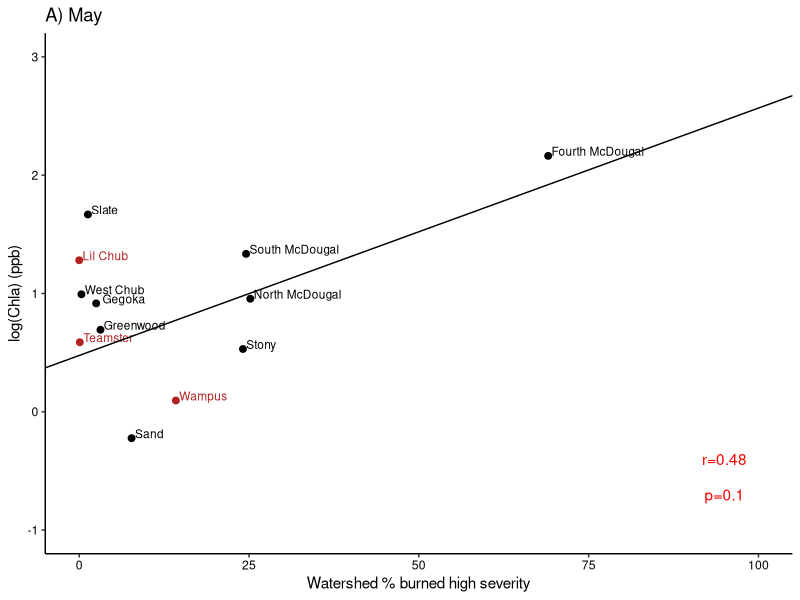
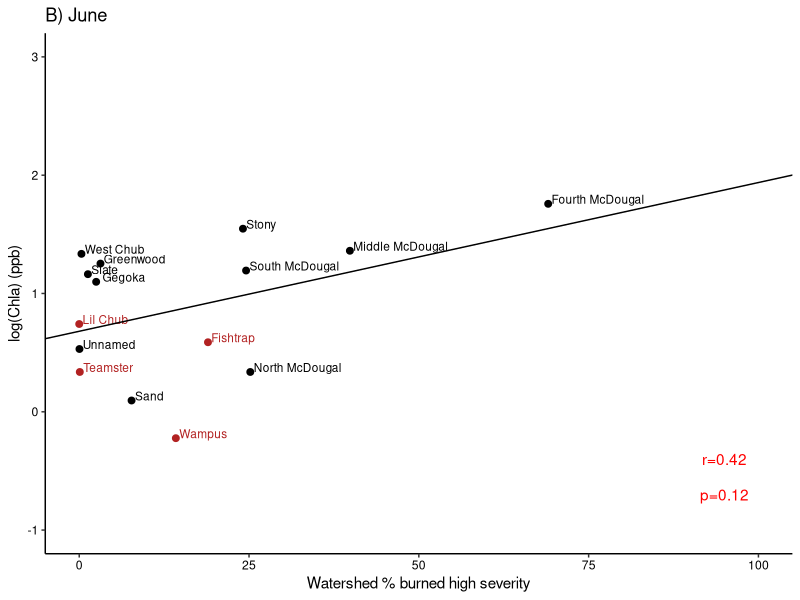
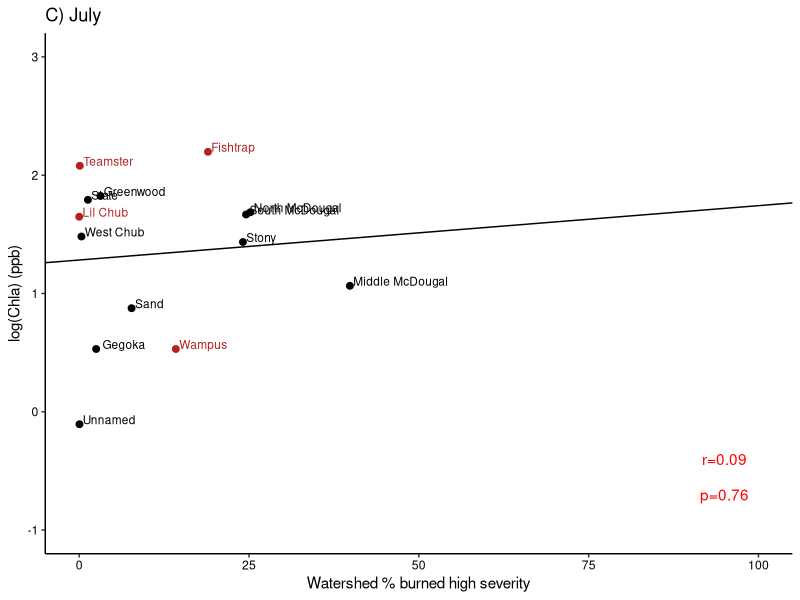
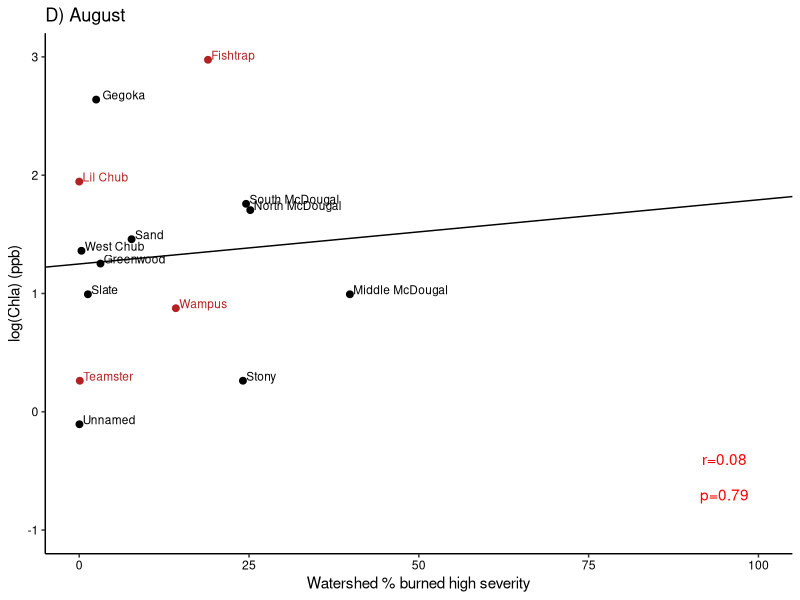
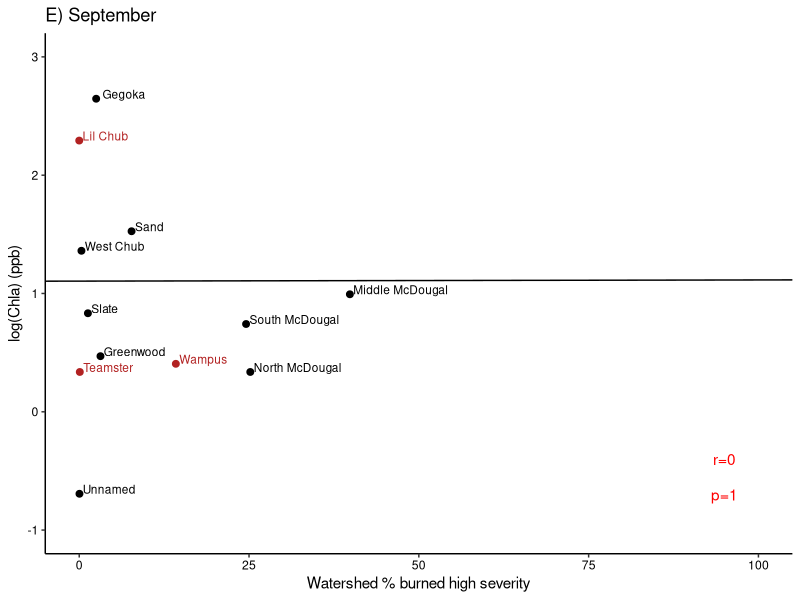
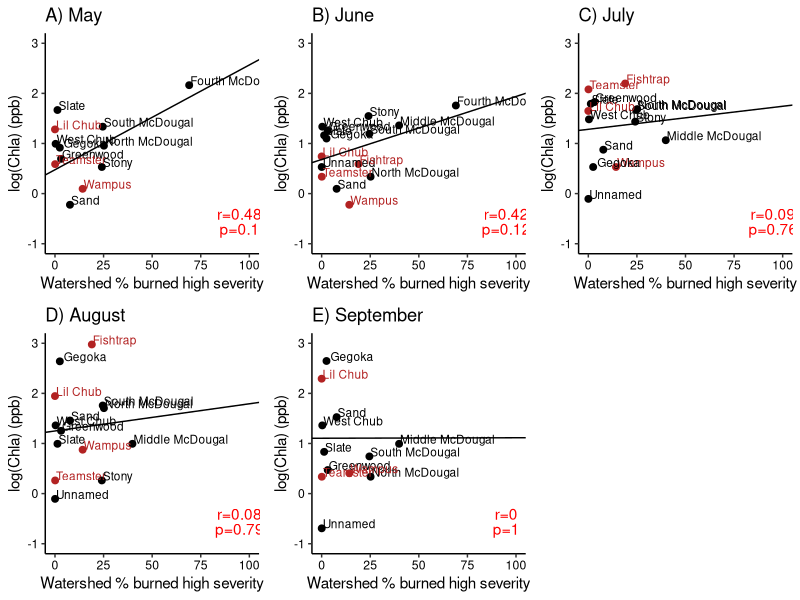
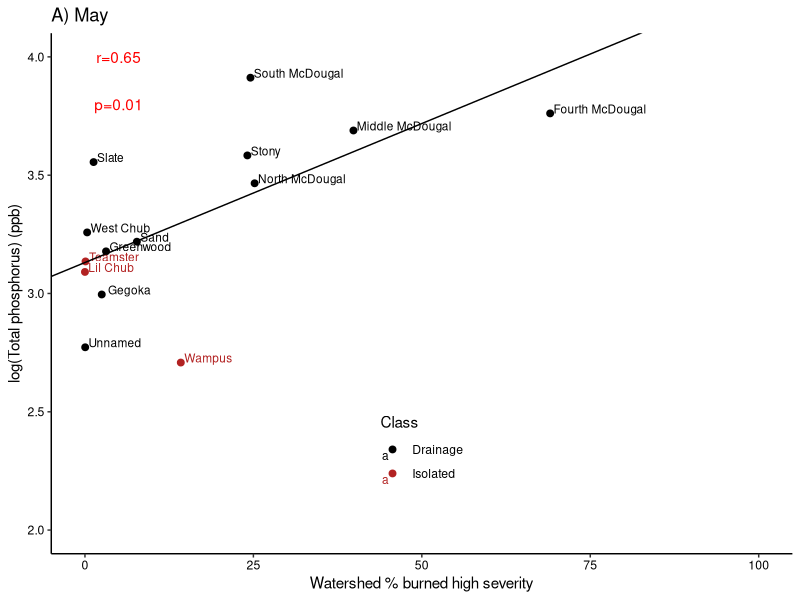
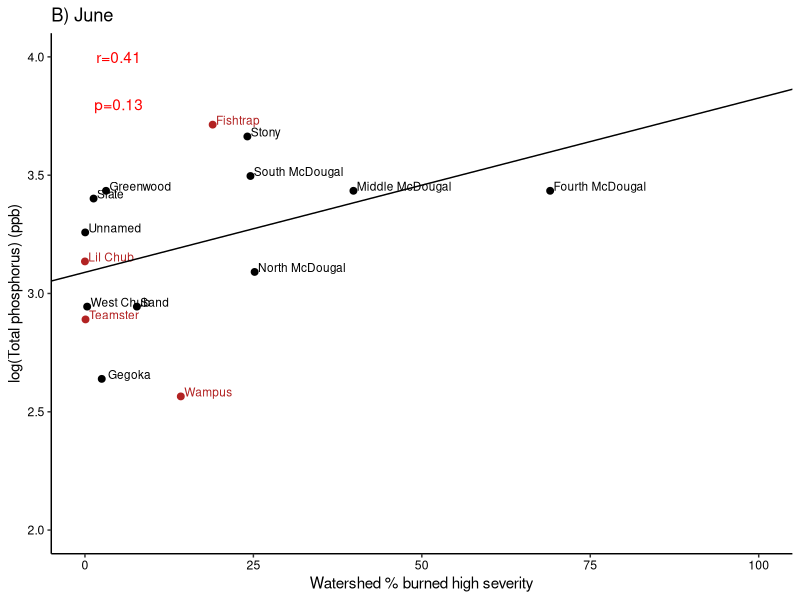

Recreate these plots in R, in order.
####################### Water quality/fire gradient analysis ##################
# Date: 10-25-22
# updated: 11-14-22; added TN/TP ratios
# Author: Ian McCullough, immccull@gmail.com
###############################################################################

#### R libraries ####
library(ggplot2)
library(gridExtra)

#### Input data ####
setwd("C:/Users/immcc/Documents/SplashNBurn")

# water quality
waterquality <- read.csv("Data/WaterQuality/combined_lab_field_may_sep.csv")

# burn severity variables
burn_severity <- read.csv("Data/BurnSeverity/Ian_calculations/all_burn_severity_variables.csv")

#### D-fine functions ####
g_legend <- function(a.gplot){ 
  tmp <- ggplot_gtable(ggplot_build(a.gplot)) 
  leg <- which(sapply(tmp$grobs, function(x) x$name) == "guide-box") 
  legend <- tmp$grobs[[leg]] 
  legend
} 

##### Main program #####
# how correlated are burn severity variables?
# seems could use total watershed % burned if you had to pick one variable
cor(burn_severity, method='pearson', use='pairwise.complete.obs')
cor(burn_severity, method='spearman', use='pairwise.complete.obs')
corPearson_df <- as.data.frame(cor(burn_severity, method='pearson', use='pairwise.complete.obs'))
corPearson_df_total <- as.data.frame(corPearson_df$ws_vbs_total_burn_pct)
colnames(corPearson_df_total) <- 'ws_vbs_total_burn_pct'
rownames(corPearson_df_total) <- rownames(corPearson_df)

## prepare individual months
waterquality$logSecchi <- log(waterquality$SecchiDepth_m)
waterquality$logTNTP <- log(waterquality$TNTP)

# May
mayWQ <- subset(waterquality, Month_factor=='May')
mayWQ_fire <- merge(mayWQ, burn_severity, by='lagoslakeid')

cormayWQ_fire <- as.data.frame(t(cor(mayWQ_fire[, unlist(lapply(mayWQ_fire, is.numeric))], use='pairwise.complete.obs')))[,c(1:11)] 

# June
juneWQ <- subset(waterquality, Month_factor=='Jun')
juneWQ_fire <- merge(juneWQ, burn_severity, by='lagoslakeid')

corjuneWQ_fire <- as.data.frame(cor(juneWQ_fire[, unlist(lapply(juneWQ_fire, is.numeric))], use='pairwise.complete.obs'))[,c(1:11)] 

# July
julyWQ <- subset(waterquality, Month_factor=='Jul')
julyWQ_fire <- merge(julyWQ, burn_severity, by='lagoslakeid')

corjulyWQ_fire <- as.data.frame(cor(julyWQ_fire[, unlist(lapply(julyWQ_fire, is.numeric))], use='pairwise.complete.obs'))[,c(1:11)] 

# Aug
augWQ <- subset(waterquality, Month_factor=='Aug')
augWQ_fire <- merge(augWQ, burn_severity, by='lagoslakeid')

coraugWQ_fire <- as.data.frame(cor(augWQ_fire[, unlist(lapply(augWQ_fire, is.numeric))], use='pairwise.complete.obs'))[,c(1:11)] 

# Sep
sepWQ <- subset(waterquality, Month_factor=='Sep')
sepWQ_fire <- merge(sepWQ, burn_severity, by='lagoslakeid')

corsepWQ_fire <- as.data.frame(cor(sepWQ_fire[, unlist(lapply(sepWQ_fire, is.numeric))], use='pairwise.complete.obs'))[,c(1:11)] 

## prepare lake names without word lake and bring in LAGOS attribute data
mayWQ_fire$LakeName <- gsub(paste('Lake',collapse='|'),"",mayWQ_fire$Site)
juneWQ_fire$LakeName <- gsub(paste('Lake',collapse='|'),"",juneWQ_fire$Site)
julyWQ_fire$LakeName <- gsub(paste('Lake',collapse='|'),"",julyWQ_fire$Site)
augWQ_fire$LakeName <- gsub(paste('Lake',collapse='|'),"",augWQ_fire$Site)
sepWQ_fire$LakeName <- gsub(paste('Lake',collapse='|'),"",sepWQ_fire$Site)

#### Gradient plots ####

## Chlorophyll-a
# set variables and plotting parameters for all plots
wqvar <- 'logChloro'
firevar <- 'ws_vbs_High_pct'
#firevar <- 'ws_vbs_total_burn_pct'
colorvar <- 'ConnClass'
labelvar <- 'LakeName'
xlimz <- c(0,100)
ylimz <- c(-1,3)
xlabb <- 'Watershed % burned high severity'
#xlabb <- 'Watershed % burned'
ylabb <- 'log(Chla) (ppb)'
rvalx <- 95
rvaly <- -0.4
pvalx <- 95
pvaly <- -0.7

# May
plotcor <- cor.test(mayWQ_fire[,wqvar], mayWQ_fire[,firevar], method='pearson')
rval <- round(plotcor$estimate, 2)
pval <- round(plotcor$p.value, 2)
plotlm <- lm(mayWQ_fire[,wqvar] ~ mayWQ_fire[,firevar])
plotMay <- ggplot(data=mayWQ_fire, aes_string(x=firevar, y=wqvar, color=colorvar, label=labelvar))+
  ggtitle('A) May')+
  geom_point(size=2)+ 
  geom_text(hjust=0, vjust=0, size=3, nudge_x=0.5)+
  #geom_smooth(method='lm')+ separate lines for isolated and drainage
  geom_abline(slope = coef(plotlm)[2], 
              intercept = coef(plotlm)[["(Intercept)"]])+
  #geom_vline(xintercept=25, linetype='dashed')+
  annotate(geom="text", x=rvalx, y=rvaly, label=paste0("r=",rval),
           color="red")+
  annotate(geom="text", x=pvalx, y=pvaly, label=paste0("p=",pval),
           color="red")+
  theme_classic()+
  scale_x_continuous(limits=xlimz, name=xlabb)+
  scale_y_continuous(limits=ylimz, name=ylabb)+
  theme(axis.text.x = element_text(color='black'),
        axis.text.y=element_text(color='black'),
        legend.position=c('none'))+ #0.5,0.2
  scale_color_manual("Class", values=c('black','firebrick'), labels=c('Drainage','Isolated'))
plotMay

# June
plotcor <- cor.test(juneWQ_fire[,wqvar], juneWQ_fire[,firevar], method='pearson')
rval <- round(plotcor$estimate, 2)
pval <- round(plotcor$p.value, 2)
plotlm <- lm(juneWQ_fire[,wqvar] ~ juneWQ_fire[,firevar])
plotJun <- ggplot(data=juneWQ_fire, aes_string(x=firevar, y=wqvar, color=colorvar, label=labelvar))+
  ggtitle('B) June')+
  geom_point(size=2)+ 
  geom_text(hjust=0, vjust=0, size=3, nudge_x=0.5)+
  #geom_smooth(method='lm')+ separate lines for isolated and drainage
  geom_abline(slope = coef(plotlm)[2], 
              intercept = coef(plotlm)[["(Intercept)"]])+
  #geom_vline(xintercept=25, linetype='dashed')+
  annotate(geom="text", x=rvalx, y=rvaly, label=paste0("r=",rval),
           color="red")+
  annotate(geom="text", x=pvalx, y=pvaly, label=paste0("p=",pval),
           color="red")+
  theme_classic()+
  scale_x_continuous(limits=xlimz, name=xlabb)+
  scale_y_continuous(limits=ylimz, name=ylabb)+
  theme(axis.text.x = element_text(color='black'),
        axis.text.y=element_text(color='black'),
        legend.position=c('none'))+
  scale_color_manual("Class", values=c('black','firebrick'), labels=c('Drainage','Isolated'))
plotJun

# July
plotcor <- cor.test(julyWQ_fire[,wqvar], julyWQ_fire[,firevar], method='pearson')
rval <- round(plotcor$estimate, 2)
pval <- round(plotcor$p.value, 2)
plotlm <- lm(julyWQ_fire[,wqvar] ~ julyWQ_fire[,firevar])
plotJul <- ggplot(data=julyWQ_fire, aes_string(x=firevar, y=wqvar, color=colorvar, label=labelvar))+
  ggtitle('C) July')+
  geom_point(size=2)+ 
  geom_text(hjust=0, vjust=0, size=3, nudge_x=0.5)+
  #geom_smooth(method='lm')+ separate lines for isolated and drainage
  geom_abline(slope = coef(plotlm)[2], 
              intercept = coef(plotlm)[["(Intercept)"]])+
  #geom_vline(xintercept=25, linetype='dashed')+
  annotate(geom="text", x=rvalx, y=rvaly, label=paste0("r=",rval),
           color="red")+
  annotate(geom="text", x=pvalx, y=pvaly, label=paste0("p=",pval),
           color="red")+
  theme_classic()+
  scale_x_continuous(limits=xlimz, name=xlabb)+
  scale_y_continuous(limits=ylimz, name=ylabb)+
  theme(axis.text.x = element_text(color='black'),
        axis.text.y=element_text(color='black'),
        legend.position=c('none'))+
  scale_color_manual("Class", values=c('black','firebrick'), labels=c('Drainage','Isolated'))
plotJul

# August
plotcor <- cor.test(augWQ_fire[,wqvar], augWQ_fire[,firevar], method='pearson')
rval <- round(plotcor$estimate, 2)
pval <- round(plotcor$p.value, 2)
plotlm <- lm(augWQ_fire[,wqvar] ~ augWQ_fire[,firevar])
plotAug <- ggplot(data=augWQ_fire, aes_string(x=firevar, y=wqvar, color=colorvar, label=labelvar))+
  ggtitle('D) August')+
  geom_point(size=2)+ 
  geom_text(hjust=0, vjust=0, size=3, nudge_x=0.5)+
  #geom_smooth(method='lm')+ separate lines for isolated and drainage
  geom_abline(slope = coef(plotlm)[2], 
              intercept = coef(plotlm)[["(Intercept)"]])+
  #geom_vline(xintercept=25, linetype='dashed')+
  annotate(geom="text", x=rvalx, y=rvaly, label=paste0("r=",rval),
           color="red")+
  annotate(geom="text", x=pvalx, y=pvaly, label=paste0("p=",pval),
           color="red")+
  theme_classic()+
  scale_x_continuous(limits=xlimz, name=xlabb)+
  scale_y_continuous(limits=ylimz, name=ylabb)+
  theme(axis.text.x = element_text(color='black'),
        axis.text.y=element_text(color='black'),
        legend.position=c('none'))+
  scale_color_manual("Class", values=c('black','firebrick'), labels=c('Drainage','Isolated'))
plotAug

# September
plotcor <- cor.test(sepWQ_fire[,wqvar], sepWQ_fire[,firevar], method='pearson')
rval <- round(plotcor$estimate, 2)
pval <- round(plotcor$p.value, 2)
plotlm <- lm(sepWQ_fire[,wqvar] ~ sepWQ_fire[,firevar])
plotSep <- ggplot(data=sepWQ_fire, aes_string(x=firevar, y=wqvar, color=colorvar, label=labelvar))+
  ggtitle('E) September')+
  geom_point(size=2)+ 
  geom_text(hjust=0, vjust=0, size=3, nudge_x=0.5)+
  #geom_smooth(method='lm')+ separate lines for isolated and drainage
  geom_abline(slope = coef(plotlm)[2], 
              intercept = coef(plotlm)[["(Intercept)"]])+
  #geom_vline(xintercept=25, linetype='dashed')+
  annotate(geom="text", x=rvalx, y=rvaly, label=paste0("r=",rval),
           color="red")+
  annotate(geom="text", x=pvalx, y=pvaly, label=paste0("p=",pval),
           color="red")+
  theme_classic()+
  scale_x_continuous(limits=xlimz, name=xlabb)+
  scale_y_continuous(limits=ylimz, name=ylabb)+
  theme(axis.text.x = element_text(color='black'),
        axis.text.y=element_text(color='black'),
        legend.position=c('none'))+
  scale_color_manual("Class", values=c('black','firebrick'), labels=c('Drainage','Isolated'))
plotSep

grid.arrange(plotMay, plotJun, plotJul, plotAug, plotSep, nrow=2)

### TP ###
# set variables and plotting parameters for all plots
wqvar <- 'logTP'
firevar <- 'ws_vbs_High_pct'
#firevar <- 'ws_vbs_total_burn_pct'
colorvar <- 'ConnClass'
labelvar <- 'LakeName'
xlimz <- c(0,100)
ylimz <- c(2,4)
xlabb <- 'Watershed % burned high severity'
#xlabb <- 'Watershed % burned'
ylabb <- 'log(Total phosphorus) (ppb)'
rvalx <- 5
rvaly <- 4
pvalx <- 5
pvaly <- 3.8

# May
plotcor <- cor.test(mayWQ_fire[,wqvar], mayWQ_fire[,firevar], method='pearson')
rval <- round(plotcor$estimate, 2)
pval <- round(plotcor$p.value, 2)
plotlm <- lm(mayWQ_fire[,wqvar] ~ mayWQ_fire[,firevar])
plotMay <- ggplot(data=mayWQ_fire, aes_string(x=firevar, y=wqvar, color=colorvar, label=labelvar))+
  ggtitle('A) May')+
  geom_point(size=2)+ 
  geom_text(hjust=0, vjust=0, size=3, nudge_x=0.5)+
  #geom_smooth(method='lm')+ separate lines for isolated and drainage
  geom_abline(slope = coef(plotlm)[2], 
              intercept = coef(plotlm)[["(Intercept)"]])+
  #geom_vline(xintercept=25, linetype='dashed')+
  annotate(geom="text", x=rvalx, y=rvaly, label=paste0("r=",rval),
           color="red")+
  annotate(geom="text", x=pvalx, y=pvaly, label=paste0("p=",pval),
           color="red")+
  theme_classic()+
  scale_x_continuous(limits=xlimz, name=xlabb)+
  scale_y_continuous(limits=ylimz, name=ylabb)+
  theme(axis.text.x = element_text(color='black'),
        axis.text.y=element_text(color='black'),
        legend.position=c(0.5,0.2))+
  scale_color_manual("Class", values=c('black','firebrick'), labels=c('Drainage','Isolated'))
plotMay

# June
plotcor <- cor.test(juneWQ_fire[,wqvar], juneWQ_fire[,firevar], method='pearson')
rval <- round(plotcor$estimate, 2)
pval <- round(plotcor$p.value, 2)
plotlm <- lm(juneWQ_fire[,wqvar] ~ juneWQ_fire[,firevar])
plotJun <- ggplot(data=juneWQ_fire, aes_string(x=firevar, y=wqvar, color=colorvar, label=labelvar))+
  ggtitle('B) June')+
  geom_point(size=2)+ 
  geom_text(hjust=0, vjust=0, size=3, nudge_x=0.5)+
  #geom_smooth(method='lm')+ separate lines for isolated and drainage
  geom_abline(slope = coef(plotlm)[2], 
              intercept = coef(plotlm)[["(Intercept)"]])+
  #geom_vline(xintercept=25, linetype='dashed')+
  annotate(geom="text", x=rvalx, y=rvaly, label=paste0("r=",rval),
           color="red")+
  annotate(geom="text", x=pvalx, y=pvaly, label=paste0("p=",pval),
           color="red")+
  theme_classic()+
  scale_x_continuous(limits=xlimz, name=xlabb)+
  scale_y_continuous(limits=ylimz, name=ylabb)+
  theme(axis.text.x = element_text(color='black'),
        axis.text.y=element_text(color='black'),
        legend.position=c('none'))+
  scale_color_manual("Class", values=c('black','firebrick'), labels=c('Drainage','Isolated'))
plotJun

# July
plotcor <- cor.test(julyWQ_fire[,wqvar], julyWQ_fire[,firevar], method='pearson')
rval <- round(plotcor$estimate, 2)
pval <- round(plotcor$p.value, 2)
plotlm <- lm(julyWQ_fire[,wqvar] ~ julyWQ_fire[,firevar])
plotJul <- ggplot(data=julyWQ_fire, aes_string(x=firevar, y=wqvar, color=colorvar, label=labelvar))+
  ggtitle('C) July')+
  geom_point(size=2)+ 
  geom_text(hjust=0, vjust=0, size=3, nudge_x=0.5)+
  #geom_smooth(method='lm')+ separate lines for isolated and drainage
  geom_abline(slope = coef(plotlm)[2], 
              intercept = coef(plotlm)[["(Intercept)"]])+
  #geom_vline(xintercept=25, linetype='dashed')+
  annotate(geom="text", x=rvalx, y=rvaly, label=paste0("r=",rval),
           color="red")+
  annotate(geom="text", x=pvalx, y=pvaly, label=paste0("p=",pval),
           color="red")+
  theme_classic()+
  scale_x_continuous(limits=xlimz, name=xlabb)+
  scale_y_continuous(limits=ylimz, name=ylabb)+
  theme(axis.text.x = element_text(color='black'),
        axis.text.y=element_text(color='black'),
        legend.position=c('none'))+
  scale_color_manual("Class", values=c('black','firebrick'), labels=c('Drainage','Isolated'))
plotJul

# August
plotcor <- cor.test(augWQ_fire[,wqvar], augWQ_fire[,firevar], method='pearson')
rval <- round(plotcor$estimate, 2)
pval <- round(plotcor$p.value, 2)
plotlm <- lm(augWQ_fire[,wqvar] ~ augWQ_fire[,firevar])
plotAug <- ggplot(data=augWQ_fire, aes_string(x=firevar, y=wqvar, color=colorvar, label=labelvar))+
  ggtitle('D) August')+
  geom_point(size=2)+ 
  geom_text(hjust=0, vjust=0, size=3, nudge_x=0.5)+
  #geom_smooth(method='lm')+ separate lines for isolated and drainage
  geom_abline(slope = coef(plotlm)[2], 
              intercept = coef(plotlm)[["(Intercept)"]])+
  #geom_vline(xintercept=25, linetype='dashed')+
  annotate(geom="text", x=rvalx, y=rvaly, label=paste0("r=",rval),
           color="red")+
  annotate(geom="text", x=pvalx, y=pvaly, label=paste0("p=",pval),
           color="red")+
  theme_classic()+
  scale_x_continuous(limits=xlimz, name=xlabb)+
  scale_y_continuous(limits=ylimz, name=ylabb)+
  theme(axis.text.x = element_text(color='black'),
        axis.text.y=element_text(color='black'),
        legend.position=c('none'))+
  scale_color_manual("Class", values=c('black','firebrick'), labels=c('Drainage','Isolated'))
plotAug

# September
plotcor <- cor.test(sepWQ_fire[,wqvar], sepWQ_fire[,firevar], method='pearson')
rval <- round(plotcor$estimate, 2)
pval <- round(plotcor$p.value, 2)
plotlm <- lm(sepWQ_fire[,wqvar] ~ sepWQ_fire[,firevar])
plotSep <- ggplot(data=sepWQ_fire, aes_string(x=firevar, y=wqvar, color=colorvar, label=labelvar))+
  ggtitle('E) September')+
  geom_point(size=2)+ 
  geom_text(hjust=0, vjust=0, size=3, nudge_x=0.5)+
  #geom_smooth(method='lm')+ separate lines for isolated and drainage
  geom_abline(slope = coef(plotlm)[2], 
              intercept = coef(plotlm)[["(Intercept)"]])+
  #geom_vline(xintercept=25, linetype='dashed')+
  annotate(geom="text", x=rvalx, y=rvaly, label=paste0("r=",rval),
           color="red")+
  annotate(geom="text", x=pvalx, y=pvaly, label=paste0("p=",pval),
           color="red")+
  theme_classic()+
  scale_x_continuous(limits=xlimz, name=xlabb)+
  scale_y_continuous(limits=ylimz, name=ylabb)+
  theme(axis.text.x = element_text(color='black'),
        axis.text.y=element_text(color='black'),
        legend.position=c('none'))+
  scale_color_manual("Class", values=c('black','firebrick'), labels=c('Drainage','Isolated'))
plotSep

grid.arrange(plotMay, plotJun, plotJul, plotAug, plotSep, nrow=2)

# jpeg('Figures/multipanel_gradient_may.jpeg',width = 6,height = 6,units = 'in',res=600)
#   grid.arrange(plotA, plotB, plotC, plotD, nrow=2)
# dev.off()

### TN ###
# set variables and plotting parameters for all plots
wqvar <- 'logTN'
#firevar <- 'ws_vbs_High_pct'
firevar <- 'ws_vbs_total_burn_pct'
colorvar <- 'ConnClass'
labelvar <- 'LakeName'
xlimz <- c(0,100)
ylimz <- c(6,7)
#xlabb <- 'Watershed % burned high severity'
xlabb <- 'Watershed % burned'
ylabb <- 'log(Total nitrogen) (ppb)'
rvalx <- 95
rvaly <- 6.3
pvalx <- 95
pvaly <- 6.1

# May
plotcor <- cor.test(mayWQ_fire[,wqvar], mayWQ_fire[,firevar], method='pearson')
rval <- round(plotcor$estimate, 2)
pval <- round(plotcor$p.value, 2)
plotlm <- lm(mayWQ_fire[,wqvar] ~ mayWQ_fire[,firevar])
plotMay <- ggplot(data=mayWQ_fire, aes_string(x=firevar, y=wqvar, color=colorvar, label=labelvar))+
  ggtitle('A) May')+
  geom_point(size=2)+ 
  geom_text(hjust=0, vjust=0, size=3, nudge_x=0.5)+
  #geom_smooth(method='lm')+ separate lines for isolated and drainage
  geom_abline(slope = coef(plotlm)[2], 
              intercept = coef(plotlm)[["(Intercept)"]])+
  #geom_vline(xintercept=25, linetype='dashed')+
  annotate(geom="text", x=rvalx, y=rvaly, label=paste0("r=",rval),
           color="red")+
  annotate(geom="text", x=pvalx, y=pvaly, label=paste0("p=",pval),
           color="red")+
  theme_classic()+
  scale_x_continuous(limits=xlimz, name=xlabb)+
  scale_y_continuous(limits=ylimz, name=ylabb)+
  theme(axis.text.x = element_text(color='black'),
        axis.text.y=element_text(color='black'),
        legend.position=c(0.5,0.2))+
  scale_color_manual("Class", values=c('black','firebrick'), labels=c('Drainage','Isolated'))
plotMay

# June
plotcor <- cor.test(juneWQ_fire[,wqvar], juneWQ_fire[,firevar], method='pearson')
rval <- round(plotcor$estimate, 2)
pval <- round(plotcor$p.value, 2)
plotlm <- lm(juneWQ_fire[,wqvar] ~ juneWQ_fire[,firevar])
plotJun <- ggplot(data=juneWQ_fire, aes_string(x=firevar, y=wqvar, color=colorvar, label=labelvar))+
  ggtitle('B) June')+
  geom_point(size=2)+ 
  geom_text(hjust=0, vjust=0, size=3, nudge_x=0.5)+
  #geom_smooth(method='lm')+ separate lines for isolated and drainage
  geom_abline(slope = coef(plotlm)[2], 
              intercept = coef(plotlm)[["(Intercept)"]])+
  #geom_vline(xintercept=25, linetype='dashed')+
  annotate(geom="text", x=rvalx, y=rvaly, label=paste0("r=",rval),
           color="red")+
  annotate(geom="text", x=pvalx, y=pvaly, label=paste0("p=",pval),
           color="red")+
  theme_classic()+
  scale_x_continuous(limits=xlimz, name=xlabb)+
  scale_y_continuous(limits=ylimz, name=ylabb)+
  theme(axis.text.x = element_text(color='black'),
        axis.text.y=element_text(color='black'),
        legend.position=c('none'))+
  scale_color_manual("Class", values=c('black','firebrick'), labels=c('Drainage','Isolated'))
plotJun

# July
plotcor <- cor.test(julyWQ_fire[,wqvar], julyWQ_fire[,firevar], method='pearson')
rval <- round(plotcor$estimate, 2)
pval <- round(plotcor$p.value, 2)
plotlm <- lm(julyWQ_fire[,wqvar] ~ julyWQ_fire[,firevar])
plotJul <- ggplot(data=julyWQ_fire, aes_string(x=firevar, y=wqvar, color=colorvar, label=labelvar))+
  ggtitle('C) July')+
  geom_point(size=2)+ 
  geom_text(hjust=0, vjust=0, size=3, nudge_x=0.5)+
  #geom_smooth(method='lm')+ separate lines for isolated and drainage
  geom_abline(slope = coef(plotlm)[2], 
              intercept = coef(plotlm)[["(Intercept)"]])+
  #geom_vline(xintercept=25, linetype='dashed')+
  annotate(geom="text", x=rvalx, y=rvaly, label=paste0("r=",rval),
           color="red")+
  annotate(geom="text", x=pvalx, y=pvaly, label=paste0("p=",pval),
           color="red")+
  theme_classic()+
  scale_x_continuous(limits=xlimz, name=xlabb)+
  scale_y_continuous(limits=ylimz, name=ylabb)+
  theme(axis.text.x = element_text(color='black'),
        axis.text.y=element_text(color='black'),
        legend.position=c('none'))+
  scale_color_manual("Class", values=c('black','firebrick'), labels=c('Drainage','Isolated'))
plotJul

# August
plotcor <- cor.test(augWQ_fire[,wqvar], augWQ_fire[,firevar], method='pearson')
rval <- round(plotcor$estimate, 2)
pval <- round(plotcor$p.value, 2)
plotlm <- lm(augWQ_fire[,wqvar] ~ augWQ_fire[,firevar])
plotAug <- ggplot(data=augWQ_fire, aes_string(x=firevar, y=wqvar, color=colorvar, label=labelvar))+
  ggtitle('D) August')+
  geom_point(size=2)+ 
  geom_text(hjust=0, vjust=0, size=3, nudge_x=0.5)+
  #geom_smooth(method='lm')+ separate lines for isolated and drainage
  geom_abline(slope = coef(plotlm)[2], 
              intercept = coef(plotlm)[["(Intercept)"]])+
  #geom_vline(xintercept=25, linetype='dashed')+
  annotate(geom="text", x=rvalx, y=rvaly, label=paste0("r=",rval),
           color="red")+
  annotate(geom="text", x=pvalx, y=pvaly, label=paste0("p=",pval),
           color="red")+
  theme_classic()+
  scale_x_continuous(limits=xlimz, name=xlabb)+
  scale_y_continuous(limits=ylimz, name=ylabb)+
  theme(axis.text.x = element_text(color='black'),
        axis.text.y=element_text(color='black'),
        legend.position=c('none'))+
  scale_color_manual("Class", values=c('black','firebrick'), labels=c('Drainage','Isolated'))
plotAug

# September
plotcor <- cor.test(sepWQ_fire[,wqvar], sepWQ_fire[,firevar], method='pearson')
rval <- round(plotcor$estimate, 2)
pval <- round(plotcor$p.value, 2)
plotlm <- lm(sepWQ_fire[,wqvar] ~ sepWQ_fire[,firevar])
plotSep <- ggplot(data=sepWQ_fire, aes_string(x=firevar, y=wqvar, color=colorvar, label=labelvar))+
  ggtitle('E) September')+
  geom_point(size=2)+ 
  geom_text(hjust=0, vjust=0, size=3, nudge_x=0.5)+
  #geom_smooth(method='lm')+ separate lines for isolated and drainage
  geom_abline(slope = coef(plotlm)[2], 
              intercept = coef(plotlm)[["(Intercept)"]])+
  #geom_vline(xintercept=25, linetype='dashed')+
  annotate(geom="text", x=rvalx, y=rvaly, label=paste0("r=",rval),
           color="red")+
  annotate(geom="text", x=pvalx, y=pvaly, label=paste0("p=",pval),
           color="red")+
  theme_classic()+
  scale_x_continuous(limits=xlimz, name=xlabb)+
  scale_y_continuous(limits=ylimz, name=ylabb)+
  theme(axis.text.x = element_text(color='black'),
        axis.text.y=element_text(color='black'),
        legend.position=c('none'))+
  scale_color_manual("Class", values=c('black','firebrick'), labels=c('Drainage','Isolated'))
plotSep

grid.arrange(plotMay, plotJun, plotJul, plotAug, plotSep, nrow=2)

### TNTP ###
# set variables and plotting parameters for all plots
wqvar <- 'logTNTP'
firevar <- 'ws_vbs_High_pct'
#firevar <- 'ws_vbs_total_burn_pct'
colorvar <- 'ConnClass'
labelvar <- 'LakeName'
xlimz <- c(0,100)
ylimz <- c(3,5)
xlabb <- 'Watershed % burned high severity'
#xlabb <- 'Watershed % burned'
ylabb <- 'log(TN/TP)'
rvalx <- 95
rvaly <- 4.8
pvalx <- 95
pvaly <- 4.6

# May
plotcor <- cor.test(mayWQ_fire[,wqvar], mayWQ_fire[,firevar], method='pearson')
rval <- round(plotcor$estimate, 2)
pval <- round(plotcor$p.value, 2)
plotlm <- lm(mayWQ_fire[,wqvar] ~ mayWQ_fire[,firevar])
plotMay <- ggplot(data=mayWQ_fire, aes_string(x=firevar, y=wqvar, color=colorvar, label=labelvar))+
  ggtitle('A) May')+
  geom_point(size=2)+ 
  geom_text(hjust=0, vjust=0, size=3, nudge_x=0.5)+
  #geom_smooth(method='lm')+ separate lines for isolated and drainage
  geom_abline(slope = coef(plotlm)[2], 
              intercept = coef(plotlm)[["(Intercept)"]])+
  #geom_vline(xintercept=25, linetype='dashed')+
  annotate(geom="text", x=rvalx, y=rvaly, label=paste0("r=",rval),
           color="red")+
  annotate(geom="text", x=pvalx, y=pvaly, label=paste0("p=",pval),
           color="red")+
  theme_classic()+
  scale_x_continuous(limits=xlimz, name=xlabb)+
  scale_y_continuous(limits=ylimz, name=ylabb)+
  theme(axis.text.x = element_text(color='black'),
        axis.text.y=element_text(color='black'),
        legend.position=c(0.5,0.8))+
  scale_color_manual("Class", values=c('black','firebrick'), labels=c('Drainage','Isolated'))
plotMay

# June
plotcor <- cor.test(juneWQ_fire[,wqvar], juneWQ_fire[,firevar], method='pearson')
rval <- round(plotcor$estimate, 2)
pval <- round(plotcor$p.value, 2)
plotlm <- lm(juneWQ_fire[,wqvar] ~ juneWQ_fire[,firevar])
plotJun <- ggplot(data=juneWQ_fire, aes_string(x=firevar, y=wqvar, color=colorvar, label=labelvar))+
  ggtitle('B) June')+
  geom_point(size=2)+ 
  geom_text(hjust=0, vjust=0, size=3, nudge_x=0.5)+
  #geom_smooth(method='lm')+ separate lines for isolated and drainage
  geom_abline(slope = coef(plotlm)[2], 
              intercept = coef(plotlm)[["(Intercept)"]])+
  #geom_vline(xintercept=25, linetype='dashed')+
  annotate(geom="text", x=rvalx, y=rvaly, label=paste0("r=",rval),
           color="red")+
  annotate(geom="text", x=pvalx, y=pvaly, label=paste0("p=",pval),
           color="red")+
  theme_classic()+
  scale_x_continuous(limits=xlimz, name=xlabb)+
  scale_y_continuous(limits=ylimz, name=ylabb)+
  theme(axis.text.x = element_text(color='black'),
        axis.text.y=element_text(color='black'),
        legend.position=c('none'))+
  scale_color_manual("Class", values=c('black','firebrick'), labels=c('Drainage','Isolated'))
plotJun

# July
plotcor <- cor.test(julyWQ_fire[,wqvar], julyWQ_fire[,firevar], method='pearson')
rval <- round(plotcor$estimate, 2)
pval <- round(plotcor$p.value, 2)
plotlm <- lm(julyWQ_fire[,wqvar] ~ julyWQ_fire[,firevar])
plotJul <- ggplot(data=julyWQ_fire, aes_string(x=firevar, y=wqvar, color=colorvar, label=labelvar))+
  ggtitle('C) July')+
  geom_point(size=2)+ 
  geom_text(hjust=0, vjust=0, size=3, nudge_x=0.5)+
  #geom_smooth(method='lm')+ separate lines for isolated and drainage
  geom_abline(slope = coef(plotlm)[2], 
              intercept = coef(plotlm)[["(Intercept)"]])+
  #geom_vline(xintercept=25, linetype='dashed')+
  annotate(geom="text", x=rvalx, y=rvaly, label=paste0("r=",rval),
           color="red")+
  annotate(geom="text", x=pvalx, y=pvaly, label=paste0("p=",pval),
           color="red")+
  theme_classic()+
  scale_x_continuous(limits=xlimz, name=xlabb)+
  scale_y_continuous(limits=ylimz, name=ylabb)+
  theme(axis.text.x = element_text(color='black'),
        axis.text.y=element_text(color='black'),
        legend.position=c('none'))+
  scale_color_manual("Class", values=c('black','firebrick'), labels=c('Drainage','Isolated'))
plotJul

# August
plotcor <- cor.test(augWQ_fire[,wqvar], augWQ_fire[,firevar], method='pearson')
rval <- round(plotcor$estimate, 2)
pval <- round(plotcor$p.value, 2)
plotlm <- lm(augWQ_fire[,wqvar] ~ augWQ_fire[,firevar])
plotAug <- ggplot(data=augWQ_fire, aes_string(x=firevar, y=wqvar, color=colorvar, label=labelvar))+
  ggtitle('D) August')+
  geom_point(size=2)+ 
  geom_text(hjust=0, vjust=0, size=3, nudge_x=0.5)+
  #geom_smooth(method='lm')+ separate lines for isolated and drainage
  geom_abline(slope = coef(plotlm)[2], 
              intercept = coef(plotlm)[["(Intercept)"]])+
  #geom_vline(xintercept=25, linetype='dashed')+
  annotate(geom="text", x=rvalx, y=rvaly, label=paste0("r=",rval),
           color="red")+
  annotate(geom="text", x=pvalx, y=pvaly, label=paste0("p=",pval),
           color="red")+
  theme_classic()+
  scale_x_continuous(limits=xlimz, name=xlabb)+
  scale_y_continuous(limits=ylimz, name=ylabb)+
  theme(axis.text.x = element_text(color='black'),
        axis.text.y=element_text(color='black'),
        legend.position=c('none'))+
  scale_color_manual("Class", values=c('black','firebrick'), labels=c('Drainage','Isolated'))
plotAug

# September
plotcor <- cor.test(sepWQ_fire[,wqvar], sepWQ_fire[,firevar], method='pearson')
rval <- round(plotcor$estimate, 2)
pval <- round(plotcor$p.value, 2)
plotlm <- lm(sepWQ_fire[,wqvar] ~ sepWQ_fire[,firevar])
plotSep <- ggplot(data=sepWQ_fire, aes_string(x=firevar, y=wqvar, color=colorvar, label=labelvar))+
  ggtitle('E) September')+
  geom_point(size=2)+ 
  geom_text(hjust=0, vjust=0, size=3, nudge_x=0.5)+
  #geom_smooth(method='lm')+ separate lines for isolated and drainage
  geom_abline(slope = coef(plotlm)[2], 
              intercept = coef(plotlm)[["(Intercept)"]])+
  #geom_vline(xintercept=25, linetype='dashed')+
  annotate(geom="text", x=rvalx, y=rvaly, label=paste0("r=",rval),
           color="red")+
  annotate(geom="text", x=pvalx, y=pvaly, label=paste0("p=",pval),
           color="red")+
  theme_classic()+
  scale_x_continuous(limits=xlimz, name=xlabb)+
  scale_y_continuous(limits=ylimz, name=ylabb)+
  theme(axis.text.x = element_text(color='black'),
        axis.text.y=element_text(color='black'),
        legend.position=c('none'))+
  scale_color_manual("Class", values=c('black','firebrick'), labels=c('Drainage','Isolated'))
plotSep

grid.arrange(plotMay, plotJun, plotJul, plotAug, plotSep, nrow=2)


### DOC ###
# set variables and plotting parameters for all plots
wqvar <- 'logDOC'
firevar <- 'ws_vbs_High_pct'
#firevar <- 'ws_vbs_total_burn_pct'
colorvar <- 'ConnClass'
labelvar <- 'LakeName'
xlimz <- c(0,100)
ylimz <- c(1,4)
xlabb <- 'Watershed % burned high severity'
#xlabb <- 'Watershed % burned'
ylabb <- 'log(DOC) (ppm)'
rvalx <- 95
rvaly <- 1.3
pvalx <- 95
pvaly <- 1.1

# May
plotcor <- cor.test(mayWQ_fire[,wqvar], mayWQ_fire[,firevar], method='pearson')
rval <- round(plotcor$estimate, 2)
pval <- round(plotcor$p.value, 2)
plotlm <- lm(mayWQ_fire[,wqvar] ~ mayWQ_fire[,firevar])
plotMay <- ggplot(data=mayWQ_fire, aes_string(x=firevar, y=wqvar, color=colorvar, label=labelvar))+
  ggtitle('A) May')+
  geom_point(size=2)+ 
  geom_text(hjust=0, vjust=0, size=3, nudge_x=0.5)+
  #geom_smooth(method='lm')+ separate lines for isolated and drainage
  geom_abline(slope = coef(plotlm)[2], 
              intercept = coef(plotlm)[["(Intercept)"]])+
  #geom_vline(xintercept=25, linetype='dashed')+
  annotate(geom="text", x=rvalx, y=rvaly, label=paste0("r=",rval),
           color="red")+
  annotate(geom="text", x=pvalx, y=pvaly, label=paste0("p=",pval),
           color="red")+
  theme_classic()+
  scale_x_continuous(limits=xlimz, name=xlabb)+
  scale_y_continuous(limits=ylimz, name=ylabb)+
  theme(axis.text.x = element_text(color='black'),
        axis.text.y=element_text(color='black'),
        legend.position=c(0.5,0.2))+
  scale_color_manual("Class", values=c('black','firebrick'), labels=c('Drainage','Isolated'))
plotMay

# June
plotcor <- cor.test(juneWQ_fire[,wqvar], juneWQ_fire[,firevar], method='pearson')
rval <- round(plotcor$estimate, 2)
pval <- round(plotcor$p.value, 2)
plotlm <- lm(juneWQ_fire[,wqvar] ~ juneWQ_fire[,firevar])
plotJun <- ggplot(data=juneWQ_fire, aes_string(x=firevar, y=wqvar, color=colorvar, label=labelvar))+
  ggtitle('B) June')+
  geom_point(size=2)+ 
  geom_text(hjust=0, vjust=0, size=3, nudge_x=0.5)+
  #geom_smooth(method='lm')+ separate lines for isolated and drainage
  geom_abline(slope = coef(plotlm)[2], 
              intercept = coef(plotlm)[["(Intercept)"]])+
  #geom_vline(xintercept=25, linetype='dashed')+
  annotate(geom="text", x=rvalx, y=rvaly, label=paste0("r=",rval),
           color="red")+
  annotate(geom="text", x=pvalx, y=pvaly, label=paste0("p=",pval),
           color="red")+
  theme_classic()+
  scale_x_continuous(limits=xlimz, name=xlabb)+
  scale_y_continuous(limits=ylimz, name=ylabb)+
  theme(axis.text.x = element_text(color='black'),
        axis.text.y=element_text(color='black'),
        legend.position=c('none'))+
  scale_color_manual("Class", values=c('black','firebrick'), labels=c('Drainage','Isolated'))
plotJun

# July
plotcor <- cor.test(julyWQ_fire[,wqvar], julyWQ_fire[,firevar], method='pearson')
rval <- round(plotcor$estimate, 2)
pval <- round(plotcor$p.value, 2)
plotlm <- lm(julyWQ_fire[,wqvar] ~ julyWQ_fire[,firevar])
plotJul <- ggplot(data=julyWQ_fire, aes_string(x=firevar, y=wqvar, color=colorvar, label=labelvar))+
  ggtitle('C) July')+
  geom_point(size=2)+ 
  geom_text(hjust=0, vjust=0, size=3, nudge_x=0.5)+
  #geom_smooth(method='lm')+ separate lines for isolated and drainage
  geom_abline(slope = coef(plotlm)[2], 
              intercept = coef(plotlm)[["(Intercept)"]])+
  #geom_vline(xintercept=25, linetype='dashed')+
  annotate(geom="text", x=rvalx, y=rvaly, label=paste0("r=",rval),
           color="red")+
  annotate(geom="text", x=pvalx, y=pvaly, label=paste0("p=",pval),
           color="red")+
  theme_classic()+
  scale_x_continuous(limits=xlimz, name=xlabb)+
  scale_y_continuous(limits=ylimz, name=ylabb)+
  theme(axis.text.x = element_text(color='black'),
        axis.text.y=element_text(color='black'),
        legend.position=c('none'))+
  scale_color_manual("Class", values=c('black','firebrick'), labels=c('Drainage','Isolated'))
plotJul

# August
plotcor <- cor.test(augWQ_fire[,wqvar], augWQ_fire[,firevar], method='pearson')
rval <- round(plotcor$estimate, 2)
pval <- round(plotcor$p.value, 2)
plotlm <- lm(augWQ_fire[,wqvar] ~ augWQ_fire[,firevar])
plotAug <- ggplot(data=augWQ_fire, aes_string(x=firevar, y=wqvar, color=colorvar, label=labelvar))+
  ggtitle('D) August')+
  geom_point(size=2)+ 
  geom_text(hjust=0, vjust=0, size=3, nudge_x=0.5)+
  #geom_smooth(method='lm')+ separate lines for isolated and drainage
  geom_abline(slope = coef(plotlm)[2], 
              intercept = coef(plotlm)[["(Intercept)"]])+
  #geom_vline(xintercept=25, linetype='dashed')+
  annotate(geom="text", x=rvalx, y=rvaly, label=paste0("r=",rval),
           color="red")+
  annotate(geom="text", x=pvalx, y=pvaly, label=paste0("p=",pval),
           color="red")+
  theme_classic()+
  scale_x_continuous(limits=xlimz, name=xlabb)+
  scale_y_continuous(limits=ylimz, name=ylabb)+
  theme(axis.text.x = element_text(color='black'),
        axis.text.y=element_text(color='black'),
        legend.position=c('none'))+
  scale_color_manual("Class", values=c('black','firebrick'), labels=c('Drainage','Isolated'))
plotAug

# September
plotcor <- cor.test(sepWQ_fire[,wqvar], sepWQ_fire[,firevar], method='pearson')
rval <- round(plotcor$estimate, 2)
pval <- round(plotcor$p.value, 2)
plotlm <- lm(sepWQ_fire[,wqvar] ~ sepWQ_fire[,firevar])
plotSep <- ggplot(data=sepWQ_fire, aes_string(x=firevar, y=wqvar, color=colorvar, label=labelvar))+
  ggtitle('E) September')+
  geom_point(size=2)+ 
  geom_text(hjust=0, vjust=0, size=3, nudge_x=0.5)+
  #geom_smooth(method='lm')+ separate lines for isolated and drainage
  geom_abline(slope = coef(plotlm)[2], 
              intercept = coef(plotlm)[["(Intercept)"]])+
  #geom_vline(xintercept=25, linetype='dashed')+
  annotate(geom="text", x=rvalx, y=rvaly, label=paste0("r=",rval),
           color="red")+
  annotate(geom="text", x=pvalx, y=pvaly, label=paste0("p=",pval),
           color="red")+
  theme_classic()+
  scale_x_continuous(limits=xlimz, name=xlabb)+
  scale_y_continuous(limits=ylimz, name=ylabb)+
  theme(axis.text.x = element_text(color='black'),
        axis.text.y=element_text(color='black'),
        legend.position=c('none'))+
  scale_color_manual("Class", values=c('black','firebrick'), labels=c('Drainage','Isolated'))
plotSep

grid.arrange(plotMay, plotJun, plotJul, plotAug, plotSep, nrow=2)

### TSS ###
# set variables and plotting parameters for all plots
wqvar <- 'logTSS'
#firevar <- 'ws_vbs_High_pct'
firevar <- 'ws_vbs_total_burn_pct'
colorvar <- 'ConnClass'
labelvar <- 'LakeName'
xlimz <- c(0,100)
ylimz <- c(-1,2)
#xlabb <- 'Watershed % burned high severity'
xlabb <- 'Watershed % burned'
ylabb <- 'log(TSS) (mgL)'
rvalx <- 95
rvaly <- -0.7
pvalx <- 95
pvaly <- -0.9

# May
plotcor <- cor.test(mayWQ_fire[,wqvar], mayWQ_fire[,firevar], method='pearson')
rval <- round(plotcor$estimate, 2)
pval <- round(plotcor$p.value, 2)
plotlm <- lm(mayWQ_fire[,wqvar] ~ mayWQ_fire[,firevar])
plotMay <- ggplot(data=mayWQ_fire, aes_string(x=firevar, y=wqvar, color=colorvar, label=labelvar))+
  ggtitle('A) May')+
  geom_point(size=2)+ 
  geom_text(hjust=0, vjust=0, size=3, nudge_x=0.5)+
  #geom_smooth(method='lm')+ separate lines for isolated and drainage
  geom_abline(slope = coef(plotlm)[2], 
              intercept = coef(plotlm)[["(Intercept)"]])+
  #geom_vline(xintercept=25, linetype='dashed')+
  annotate(geom="text", x=rvalx, y=rvaly, label=paste0("r=",rval),
           color="red")+
  annotate(geom="text", x=pvalx, y=pvaly, label=paste0("p=",pval),
           color="red")+
  theme_classic()+
  scale_x_continuous(limits=xlimz, name=xlabb)+
  scale_y_continuous(limits=ylimz, name=ylabb)+
  theme(axis.text.x = element_text(color='black'),
        axis.text.y=element_text(color='black'),
        legend.position=c(0.5,0.2))+
  scale_color_manual("Class", values=c('black','firebrick'), labels=c('Drainage','Isolated'))
plotMay

# June
plotcor <- cor.test(juneWQ_fire[,wqvar], juneWQ_fire[,firevar], method='pearson')
rval <- round(plotcor$estimate, 2)
pval <- round(plotcor$p.value, 2)
plotlm <- lm(juneWQ_fire[,wqvar] ~ juneWQ_fire[,firevar])
plotJun <- ggplot(data=juneWQ_fire, aes_string(x=firevar, y=wqvar, color=colorvar, label=labelvar))+
  ggtitle('B) June')+
  geom_point(size=2)+ 
  geom_text(hjust=0, vjust=0, size=3, nudge_x=0.5)+
  #geom_smooth(method='lm')+ separate lines for isolated and drainage
  geom_abline(slope = coef(plotlm)[2], 
              intercept = coef(plotlm)[["(Intercept)"]])+
  #geom_vline(xintercept=25, linetype='dashed')+
  annotate(geom="text", x=rvalx, y=rvaly, label=paste0("r=",rval),
           color="red")+
  annotate(geom="text", x=pvalx, y=pvaly, label=paste0("p=",pval),
           color="red")+
  theme_classic()+
  scale_x_continuous(limits=xlimz, name=xlabb)+
  scale_y_continuous(limits=ylimz, name=ylabb)+
  theme(axis.text.x = element_text(color='black'),
        axis.text.y=element_text(color='black'),
        legend.position=c('none'))+
  scale_color_manual("Class", values=c('black','firebrick'), labels=c('Drainage','Isolated'))
plotJun

# July
plotcor <- cor.test(julyWQ_fire[,wqvar], julyWQ_fire[,firevar], method='pearson')
rval <- round(plotcor$estimate, 2)
pval <- round(plotcor$p.value, 2)
plotlm <- lm(julyWQ_fire[,wqvar] ~ julyWQ_fire[,firevar])
plotJul <- ggplot(data=julyWQ_fire, aes_string(x=firevar, y=wqvar, color=colorvar, label=labelvar))+
  ggtitle('C) July')+
  geom_point(size=2)+ 
  geom_text(hjust=0, vjust=0, size=3, nudge_x=0.5)+
  #geom_smooth(method='lm')+ separate lines for isolated and drainage
  geom_abline(slope = coef(plotlm)[2], 
              intercept = coef(plotlm)[["(Intercept)"]])+
  #geom_vline(xintercept=25, linetype='dashed')+
  annotate(geom="text", x=rvalx, y=rvaly, label=paste0("r=",rval),
           color="red")+
  annotate(geom="text", x=pvalx, y=pvaly, label=paste0("p=",pval),
           color="red")+
  theme_classic()+
  scale_x_continuous(limits=xlimz, name=xlabb)+
  scale_y_continuous(limits=ylimz, name=ylabb)+
  theme(axis.text.x = element_text(color='black'),
        axis.text.y=element_text(color='black'),
        legend.position=c('none'))+
  scale_color_manual("Class", values=c('black','firebrick'), labels=c('Drainage','Isolated'))
plotJul

# August
plotcor <- cor.test(augWQ_fire[,wqvar], augWQ_fire[,firevar], method='pearson')
rval <- round(plotcor$estimate, 2)
pval <- round(plotcor$p.value, 2)
plotlm <- lm(augWQ_fire[,wqvar] ~ augWQ_fire[,firevar])
plotAug <- ggplot(data=augWQ_fire, aes_string(x=firevar, y=wqvar, color=colorvar, label=labelvar))+
  ggtitle('D) August')+
  geom_point(size=2)+ 
  geom_text(hjust=0, vjust=0, size=3, nudge_x=0.5)+
  #geom_smooth(method='lm')+ separate lines for isolated and drainage
  geom_abline(slope = coef(plotlm)[2], 
              intercept = coef(plotlm)[["(Intercept)"]])+
  #geom_vline(xintercept=25, linetype='dashed')+
  annotate(geom="text", x=rvalx, y=rvaly, label=paste0("r=",rval),
           color="red")+
  annotate(geom="text", x=pvalx, y=pvaly, label=paste0("p=",pval),
           color="red")+
  theme_classic()+
  scale_x_continuous(limits=xlimz, name=xlabb)+
  scale_y_continuous(limits=ylimz, name=ylabb)+
  theme(axis.text.x = element_text(color='black'),
        axis.text.y=element_text(color='black'),
        legend.position=c('none'))+
  scale_color_manual("Class", values=c('black','firebrick'), labels=c('Drainage','Isolated'))
plotAug

# September
plotcor <- cor.test(sepWQ_fire[,wqvar], sepWQ_fire[,firevar], method='pearson')
rval <- round(plotcor$estimate, 2)
pval <- round(plotcor$p.value, 2)
plotlm <- lm(sepWQ_fire[,wqvar] ~ sepWQ_fire[,firevar])
plotSep <- ggplot(data=sepWQ_fire, aes_string(x=firevar, y=wqvar, color=colorvar, label=labelvar))+
  ggtitle('E) September')+
  geom_point(size=2)+ 
  geom_text(hjust=0, vjust=0, size=3, nudge_x=0.5)+
  #geom_smooth(method='lm')+ separate lines for isolated and drainage
  geom_abline(slope = coef(plotlm)[2], 
              intercept = coef(plotlm)[["(Intercept)"]])+
  #geom_vline(xintercept=25, linetype='dashed')+
  annotate(geom="text", x=rvalx, y=rvaly, label=paste0("r=",rval),
           color="red")+
  annotate(geom="text", x=pvalx, y=pvaly, label=paste0("p=",pval),
           color="red")+
  theme_classic()+
  scale_x_continuous(limits=xlimz, name=xlabb)+
  scale_y_continuous(limits=ylimz, name=ylabb)+
  theme(axis.text.x = element_text(color='black'),
        axis.text.y=element_text(color='black'),
        legend.position=c('none'))+
  scale_color_manual("Class", values=c('black','firebrick'), labels=c('Drainage','Isolated'))
plotSep

grid.arrange(plotMay, plotJun, plotJul, plotAug, plotSep, nrow=2)

### Secchi ###
# set variables and plotting parameters for all plots
wqvar <- 'logSecchi'
firevar <- 'ws_vbs_High_pct'
#firevar <- 'ws_vbs_total_burn_pct'
colorvar <- 'ConnClass'
labelvar <- 'LakeName'
xlimz <- c(0,100)
ylimz <- c(-1,2)
xlabb <- 'Watershed % burned high severity'
#xlabb <- 'Watershed % burned'
ylabb <- 'log(Secchi) (m)'
rvalx <- 95
rvaly <- -0.7
pvalx <- 95
pvaly <- -0.9

# May
plotcor <- cor.test(mayWQ_fire[,wqvar], mayWQ_fire[,firevar], method='pearson')
rval <- round(plotcor$estimate, 2)
pval <- round(plotcor$p.value, 2)
plotlm <- lm(mayWQ_fire[,wqvar] ~ mayWQ_fire[,firevar])
plotMay <- ggplot(data=mayWQ_fire, aes_string(x=firevar, y=wqvar, color=colorvar, label=labelvar))+
  ggtitle('A) May')+
  geom_point(size=2)+ 
  geom_text(hjust=0, vjust=0, size=3, nudge_x=0.5)+
  #geom_smooth(method='lm')+ separate lines for isolated and drainage
  geom_abline(slope = coef(plotlm)[2], 
              intercept = coef(plotlm)[["(Intercept)"]])+
  #geom_vline(xintercept=25, linetype='dashed')+
  annotate(geom="text", x=rvalx, y=rvaly, label=paste0("r=",rval),
           color="red")+
  annotate(geom="text", x=pvalx, y=pvaly, label=paste0("p=",pval),
           color="red")+
  theme_classic()+
  scale_x_continuous(limits=xlimz, name=xlabb)+
  scale_y_continuous(limits=ylimz, name=ylabb)+
  theme(axis.text.x = element_text(color='black'),
        axis.text.y=element_text(color='black'),
        legend.position=c(0.2,0.8))+
  scale_color_manual("Class", values=c('black','firebrick'), labels=c('Drainage','Isolated'))
plotMay

# June
plotcor <- cor.test(juneWQ_fire[,wqvar], juneWQ_fire[,firevar], method='pearson')
rval <- round(plotcor$estimate, 2)
pval <- round(plotcor$p.value, 2)
plotlm <- lm(juneWQ_fire[,wqvar] ~ juneWQ_fire[,firevar])
plotJun <- ggplot(data=juneWQ_fire, aes_string(x=firevar, y=wqvar, color=colorvar, label=labelvar))+
  ggtitle('B) June')+
  geom_point(size=2)+ 
  geom_text(hjust=0, vjust=0, size=3, nudge_x=0.5)+
  #geom_smooth(method='lm')+ separate lines for isolated and drainage
  geom_abline(slope = coef(plotlm)[2], 
              intercept = coef(plotlm)[["(Intercept)"]])+
  #geom_vline(xintercept=25, linetype='dashed')+
  annotate(geom="text", x=rvalx, y=rvaly, label=paste0("r=",rval),
           color="red")+
  annotate(geom="text", x=pvalx, y=pvaly, label=paste0("p=",pval),
           color="red")+
  theme_classic()+
  scale_x_continuous(limits=xlimz, name=xlabb)+
  scale_y_continuous(limits=ylimz, name=ylabb)+
  theme(axis.text.x = element_text(color='black'),
        axis.text.y=element_text(color='black'),
        legend.position=c('none'))+
  scale_color_manual("Class", values=c('black','firebrick'), labels=c('Drainage','Isolated'))
plotJun

# July
plotcor <- cor.test(julyWQ_fire[,wqvar], julyWQ_fire[,firevar], method='pearson')
rval <- round(plotcor$estimate, 2)
pval <- round(plotcor$p.value, 2)
plotlm <- lm(julyWQ_fire[,wqvar] ~ julyWQ_fire[,firevar])
plotJul <- ggplot(data=julyWQ_fire, aes_string(x=firevar, y=wqvar, color=colorvar, label=labelvar))+
  ggtitle('C) July')+
  geom_point(size=2)+ 
  geom_text(hjust=0, vjust=0, size=3, nudge_x=0.5)+
  #geom_smooth(method='lm')+ separate lines for isolated and drainage
  geom_abline(slope = coef(plotlm)[2], 
              intercept = coef(plotlm)[["(Intercept)"]])+
  #geom_vline(xintercept=25, linetype='dashed')+
  annotate(geom="text", x=rvalx, y=rvaly, label=paste0("r=",rval),
           color="red")+
  annotate(geom="text", x=pvalx, y=pvaly, label=paste0("p=",pval),
           color="red")+
  theme_classic()+
  scale_x_continuous(limits=xlimz, name=xlabb)+
  scale_y_continuous(limits=ylimz, name=ylabb)+
  theme(axis.text.x = element_text(color='black'),
        axis.text.y=element_text(color='black'),
        legend.position=c('none'))+
  scale_color_manual("Class", values=c('black','firebrick'), labels=c('Drainage','Isolated'))
plotJul

# August
plotcor <- cor.test(augWQ_fire[,wqvar], augWQ_fire[,firevar], method='pearson')
rval <- round(plotcor$estimate, 2)
pval <- round(plotcor$p.value, 2)
plotlm <- lm(augWQ_fire[,wqvar] ~ augWQ_fire[,firevar])
plotAug <- ggplot(data=augWQ_fire, aes_string(x=firevar, y=wqvar, color=colorvar, label=labelvar))+
  ggtitle('D) August')+
  geom_point(size=2)+ 
  geom_text(hjust=0, vjust=0, size=3, nudge_x=0.5)+
  #geom_smooth(method='lm')+ separate lines for isolated and drainage
  geom_abline(slope = coef(plotlm)[2], 
              intercept = coef(plotlm)[["(Intercept)"]])+
  #geom_vline(xintercept=25, linetype='dashed')+
  annotate(geom="text", x=rvalx, y=rvaly, label=paste0("r=",rval),
           color="red")+
  annotate(geom="text", x=pvalx, y=pvaly, label=paste0("p=",pval),
           color="red")+
  theme_classic()+
  scale_x_continuous(limits=xlimz, name=xlabb)+
  scale_y_continuous(limits=ylimz, name=ylabb)+
  theme(axis.text.x = element_text(color='black'),
        axis.text.y=element_text(color='black'),
        legend.position=c('none'))+
  scale_color_manual("Class", values=c('black','firebrick'), labels=c('Drainage','Isolated'))
plotAug

# September
plotcor <- cor.test(sepWQ_fire[,wqvar], sepWQ_fire[,firevar], method='pearson')
rval <- round(plotcor$estimate, 2)
pval <- round(plotcor$p.value, 2)
plotlm <- lm(sepWQ_fire[,wqvar] ~ sepWQ_fire[,firevar])
plotSep <- ggplot(data=sepWQ_fire, aes_string(x=firevar, y=wqvar, color=colorvar, label=labelvar))+
  ggtitle('E) September')+
  geom_point(size=2)+ 
  geom_text(hjust=0, vjust=0, size=3, nudge_x=0.5)+
  #geom_smooth(method='lm')+ separate lines for isolated and drainage
  geom_abline(slope = coef(plotlm)[2], 
              intercept = coef(plotlm)[["(Intercept)"]])+
  #geom_vline(xintercept=25, linetype='dashed')+
  annotate(geom="text", x=rvalx, y=rvaly, label=paste0("r=",rval),
           color="red")+
  annotate(geom="text", x=pvalx, y=pvaly, label=paste0("p=",pval),
           color="red")+
  theme_classic()+
  scale_x_continuous(limits=xlimz, name=xlabb)+
  scale_y_continuous(limits=ylimz, name=ylabb)+
  theme(axis.text.x = element_text(color='black'),
        axis.text.y=element_text(color='black'),
        legend.position=c('none'))+
  scale_color_manual("Class", values=c('black','firebrick'), labels=c('Drainage','Isolated'))
plotSep

grid.arrange(plotMay, plotJun, plotJul, plotAug, plotSep, nrow=2)

## pH
# set variables and plotting parameters for all plots
wqvar <- 'pH'
#firevar <- 'ws_vbs_High_pct'
firevar <- 'ws_vbs_total_burn_pct'
colorvar <- 'ConnClass'
labelvar <- 'LakeName'
xlimz <- c(0,100)
ylimz <- c(6,10)
#xlabb <- 'Watershed % burned high severity'
xlabb <- 'Watershed % burned'
ylabb <- 'pH'
rvalx <- 95
rvaly <- 9.5
pvalx <- 95
pvaly <- 9

# May
plotcor <- cor.test(mayWQ_fire[,wqvar], mayWQ_fire[,firevar], method='pearson')
rval <- round(plotcor$estimate, 2)
pval <- round(plotcor$p.value, 2)
plotlm <- lm(mayWQ_fire[,wqvar] ~ mayWQ_fire[,firevar])
plotMay <- ggplot(data=mayWQ_fire, aes_string(x=firevar, y=wqvar, color=colorvar, label=labelvar))+
  ggtitle('A) May')+
  geom_point(size=2)+ 
  geom_text(hjust=0, vjust=0, size=3, nudge_x=0.5)+
  #geom_smooth(method='lm')+ separate lines for isolated and drainage
  geom_abline(slope = coef(plotlm)[2], 
              intercept = coef(plotlm)[["(Intercept)"]])+
  #geom_vline(xintercept=25, linetype='dashed')+
  annotate(geom="text", x=rvalx, y=rvaly, label=paste0("r=",rval),
           color="red")+
  annotate(geom="text", x=pvalx, y=pvaly, label=paste0("p=",pval),
           color="red")+
  theme_classic()+
  scale_x_continuous(limits=xlimz, name=xlabb)+
  scale_y_continuous(limits=ylimz, name=ylabb)+
  theme(axis.text.x = element_text(color='black'),
        axis.text.y=element_text(color='black'),
        legend.position=c('none'))+ #0.5,0.2
  scale_color_manual("Class", values=c('black','firebrick'), labels=c('Drainage','Isolated'))
plotMay

# June
plotcor <- cor.test(juneWQ_fire[,wqvar], juneWQ_fire[,firevar], method='pearson')
rval <- round(plotcor$estimate, 2)
pval <- round(plotcor$p.value, 2)
plotlm <- lm(juneWQ_fire[,wqvar] ~ juneWQ_fire[,firevar])
plotJun <- ggplot(data=juneWQ_fire, aes_string(x=firevar, y=wqvar, color=colorvar, label=labelvar))+
  ggtitle('B) June')+
  geom_point(size=2)+ 
  geom_text(hjust=0, vjust=0, size=3, nudge_x=0.5)+
  #geom_smooth(method='lm')+ separate lines for isolated and drainage
  geom_abline(slope = coef(plotlm)[2], 
              intercept = coef(plotlm)[["(Intercept)"]])+
  #geom_vline(xintercept=25, linetype='dashed')+
  annotate(geom="text", x=rvalx, y=rvaly, label=paste0("r=",rval),
           color="red")+
  annotate(geom="text", x=pvalx, y=pvaly, label=paste0("p=",pval),
           color="red")+
  theme_classic()+
  scale_x_continuous(limits=xlimz, name=xlabb)+
  scale_y_continuous(limits=ylimz, name=ylabb)+
  theme(axis.text.x = element_text(color='black'),
        axis.text.y=element_text(color='black'),
        legend.position=c('none'))+
  scale_color_manual("Class", values=c('black','firebrick'), labels=c('Drainage','Isolated'))
plotJun

# July
plotcor <- cor.test(julyWQ_fire[,wqvar], julyWQ_fire[,firevar], method='pearson')
rval <- round(plotcor$estimate, 2)
pval <- round(plotcor$p.value, 2)
plotlm <- lm(julyWQ_fire[,wqvar] ~ julyWQ_fire[,firevar])
plotJul <- ggplot(data=julyWQ_fire, aes_string(x=firevar, y=wqvar, color=colorvar, label=labelvar))+
  ggtitle('C) July')+
  geom_point(size=2)+ 
  geom_text(hjust=0, vjust=0, size=3, nudge_x=0.5)+
  #geom_smooth(method='lm')+ separate lines for isolated and drainage
  geom_abline(slope = coef(plotlm)[2], 
              intercept = coef(plotlm)[["(Intercept)"]])+
  #geom_vline(xintercept=25, linetype='dashed')+
  annotate(geom="text", x=rvalx, y=rvaly, label=paste0("r=",rval),
           color="red")+
  annotate(geom="text", x=pvalx, y=pvaly, label=paste0("p=",pval),
           color="red")+
  theme_classic()+
  scale_x_continuous(limits=xlimz, name=xlabb)+
  scale_y_continuous(limits=ylimz, name=ylabb)+
  theme(axis.text.x = element_text(color='black'),
        axis.text.y=element_text(color='black'),
        legend.position=c('none'))+
  scale_color_manual("Class", values=c('black','firebrick'), labels=c('Drainage','Isolated'))
plotJul

# August
plotcor <- cor.test(augWQ_fire[,wqvar], augWQ_fire[,firevar], method='pearson')
rval <- round(plotcor$estimate, 2)
pval <- round(plotcor$p.value, 2)
plotlm <- lm(augWQ_fire[,wqvar] ~ augWQ_fire[,firevar])
plotAug <- ggplot(data=augWQ_fire, aes_string(x=firevar, y=wqvar, color=colorvar, label=labelvar))+
  ggtitle('D) August')+
  geom_point(size=2)+ 
  geom_text(hjust=0, vjust=0, size=3, nudge_x=0.5)+
  #geom_smooth(method='lm')+ separate lines for isolated and drainage
  geom_abline(slope = coef(plotlm)[2], 
              intercept = coef(plotlm)[["(Intercept)"]])+
  #geom_vline(xintercept=25, linetype='dashed')+
  annotate(geom="text", x=rvalx, y=rvaly, label=paste0("r=",rval),
           color="red")+
  annotate(geom="text", x=pvalx, y=pvaly, label=paste0("p=",pval),
           color="red")+
  theme_classic()+
  scale_x_continuous(limits=xlimz, name=xlabb)+
  scale_y_continuous(limits=ylimz, name=ylabb)+
  theme(axis.text.x = element_text(color='black'),
        axis.text.y=element_text(color='black'),
        legend.position=c('none'))+
  scale_color_manual("Class", values=c('black','firebrick'), labels=c('Drainage','Isolated'))
plotAug

# September
plotcor <- cor.test(sepWQ_fire[,wqvar], sepWQ_fire[,firevar], method='pearson')
rval <- round(plotcor$estimate, 2)
pval <- round(plotcor$p.value, 2)
plotlm <- lm(sepWQ_fire[,wqvar] ~ sepWQ_fire[,firevar])
plotSep <- ggplot(data=sepWQ_fire, aes_string(x=firevar, y=wqvar, color=colorvar, label=labelvar))+
  ggtitle('E) September')+
  geom_point(size=2)+ 
  geom_text(hjust=0, vjust=0, size=3, nudge_x=0.5)+
  #geom_smooth(method='lm')+ separate lines for isolated and drainage
  geom_abline(slope = coef(plotlm)[2], 
              intercept = coef(plotlm)[["(Intercept)"]])+
  #geom_vline(xintercept=25, linetype='dashed')+
  annotate(geom="text", x=rvalx, y=rvaly, label=paste0("r=",rval),
           color="red")+
  annotate(geom="text", x=pvalx, y=pvaly, label=paste0("p=",pval),
           color="red")+
  theme_classic()+
  scale_x_continuous(limits=xlimz, name=xlabb)+
  scale_y_continuous(limits=ylimz, name=ylabb)+
  theme(axis.text.x = element_text(color='black'),
        axis.text.y=element_text(color='black'),
        legend.position=c('none'))+
  scale_color_manual("Class", values=c('black','firebrick'), labels=c('Drainage','Isolated'))
plotSep

grid.arrange(plotMay, plotJun, plotJul, plotAug, plotSep, nrow=2)
